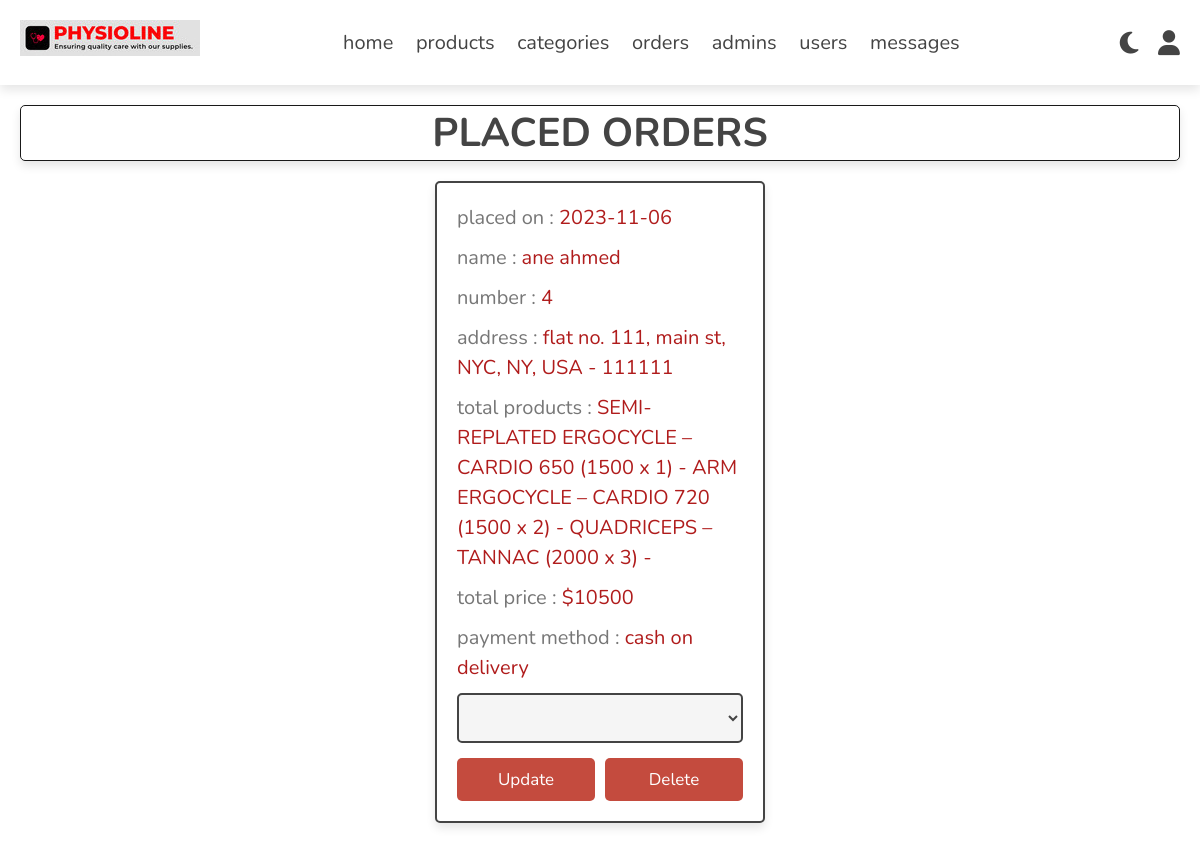
Before: /admin/placed_orders.php (signed in) with the older database file.
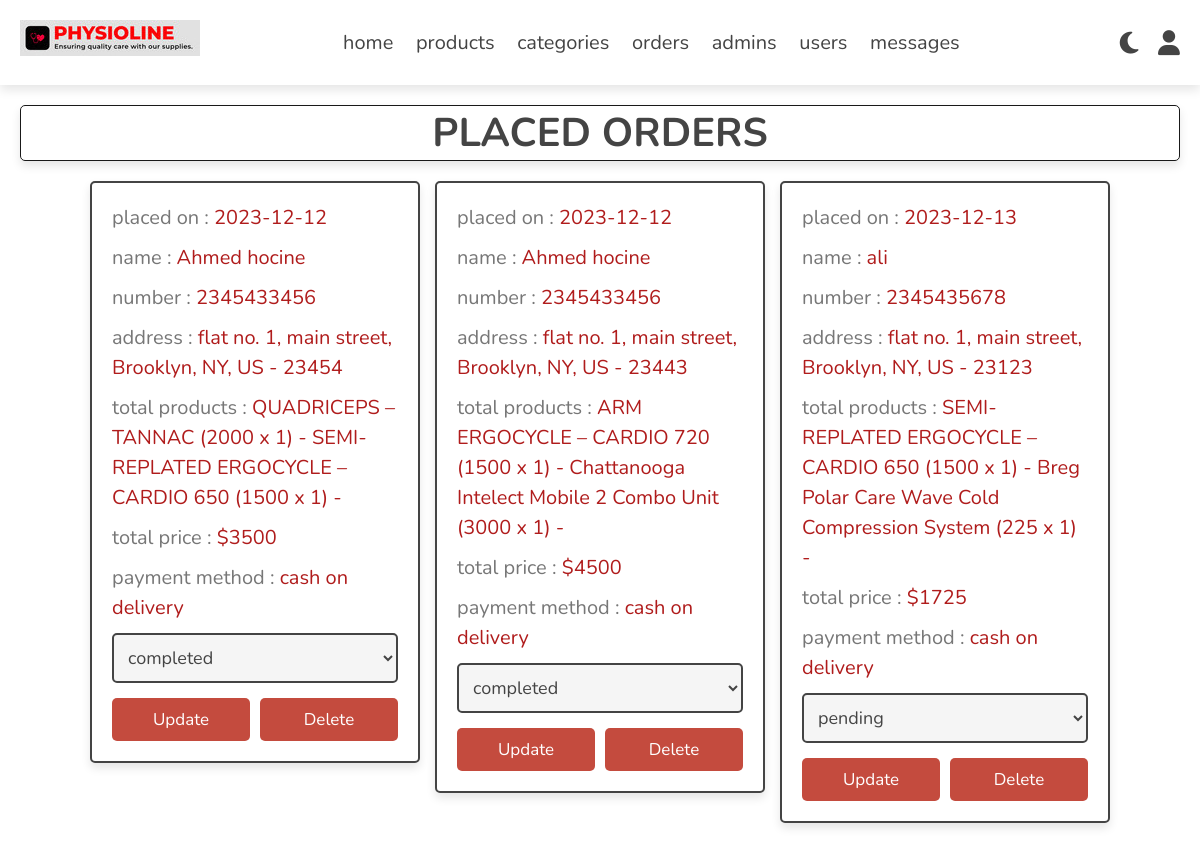
After: the same page with the newer database file.
### tables this page shows
CREATE TABLE `orders` (
  `id` int(100) NOT NULL,
  `user_id` int(100) NOT NULL,
  `name` varchar(20) NOT NULL,
  `number` varchar(10) NOT NULL,
  `email` varchar(50) NOT NULL,
  `method` varchar(50) NOT NULL,
  `address` varchar(500) NOT NULL,
  `total_products` varchar(1000) NOT NULL,
  `total_price` int(100) NOT NULL,
  `placed_on` date NOT NULL DEFAULT current_timestamp(),
  `payment_status` varchar(20) NOT NULL DEFAULT 'pending'
);

### admin/placed_orders.php (the view, shortened to what this page needs)
<?php
include 'connect.php';
?>
<!DOCTYPE html>
<html lang="en">
<head>
   <link rel="stylesheet" href="https://cdnjs.cloudflare.com/ajax/libs/font-awesome/6.1.1/css/all.min.css">
   <link rel="stylesheet" href="css/admin_style.css">
</head>
<body>
<?php include 'admin_header.php'; ?>
<section class="orders">
<h1 class="heading">placed orders</h1>
   <div class="box-container">
         <?php
         $select_orders = $conn->prepare("SELECT * FROM `orders`");
         $select_orders->execute();
         if($select_orders->rowCount() > 0){
            while($fetch_orders = $select_orders->fetch(PDO::FETCH_ASSOC)){
         ?>
               <div class="box">
                  <p> placed on : <span><?= $fetch_orders['placed_on']; ?></span> </p>
                  <p> name : <span><?= $fetch_orders['name']; ?></span> </p>
                  <p> number : <span><?= $fetch_orders['number']; ?></span> </p>
                  <p> address : <span><?= $fetch_orders['address']; ?></span> </p>
                  <p> total products : <span><?= $fetch_orders['total_products']; ?></span> </p>
                  <p> total price : <span>$<?= $fetch_orders['total_price']; ?></span> </p>
                  <p> payment method : <span><?= $fetch_orders['method']; ?></span> </p>
                  <form action="" method="post">
                     <select name="payment_status" class="select">
                        <option selected disabled><?= $fetch_orders['payment_status']; ?></option>
                     </select>
                    <div class="flex-btn">
                     <input type="submit" value="update" class="option-btn" name="update_payment">
                     <a href="placed_orders.php?delete=<?= $fetch_orders['id']; ?>" class="delete-btn" onclick="return confirm('delete this order?');">delete</a>
                    </div>
                  </form>
               </div>
         <?php
            }
         } else {
            echo '<p class="empty">no orders placed yet!</p>';
         }
         ?>
   </div>
</section>
</body>
</html>

Changed rows visible on the page:
removed orders: placed_on "2023-11-06", name "ane ahmed", number "4", address "flat no. 111, main st, NYC, NY, USA - 111111", total_products "SEMI-REPLATED ERGOCYCLE – CARDIO 650 (1500 x 1) - ARM ERGOCYCLE – CARDIO 720 (1500 x 2) - QUADRICEPS – TANNAC (2000 x 3) -", total_price "10500", method "cash on delivery"
added orders: placed_on "2023-12-12", name "Ahmed hocine", number "2345433456", address "flat no. 1, main street, Brooklyn, NY, US - 23454", total_products "QUADRICEPS – TANNAC (2000 x 1) - SEMI-REPLATED ERGOCYCLE – CARDIO 650 (1500 x 1) -", total_price "3500", method "cash on delivery", payment_status "completed"
added orders: placed_on "2023-12-12", name "Ahmed hocine", number "2345433456", address "flat no. 1, main street, Brooklyn, NY, US - 23443", total_products "ARM ERGOCYCLE – CARDIO 720 (1500 x 1) - Chattanooga Intelect Mobile 2 Combo Unit (3000 x 1) -", total_price "4500", method "cash on delivery", payment_status "completed"
added orders: placed_on "2023-12-13", name "ali", number "2345435678", address "flat no. 1, main street, Brooklyn, NY, US - 23123", total_products "SEMI-REPLATED ERGOCYCLE – CARDIO 650 (1500 x 1) - Breg Polar Care Wave Cold Compression System (225 x 1) -", total_price "1725", method "cash on delivery", payment_status "pending"
